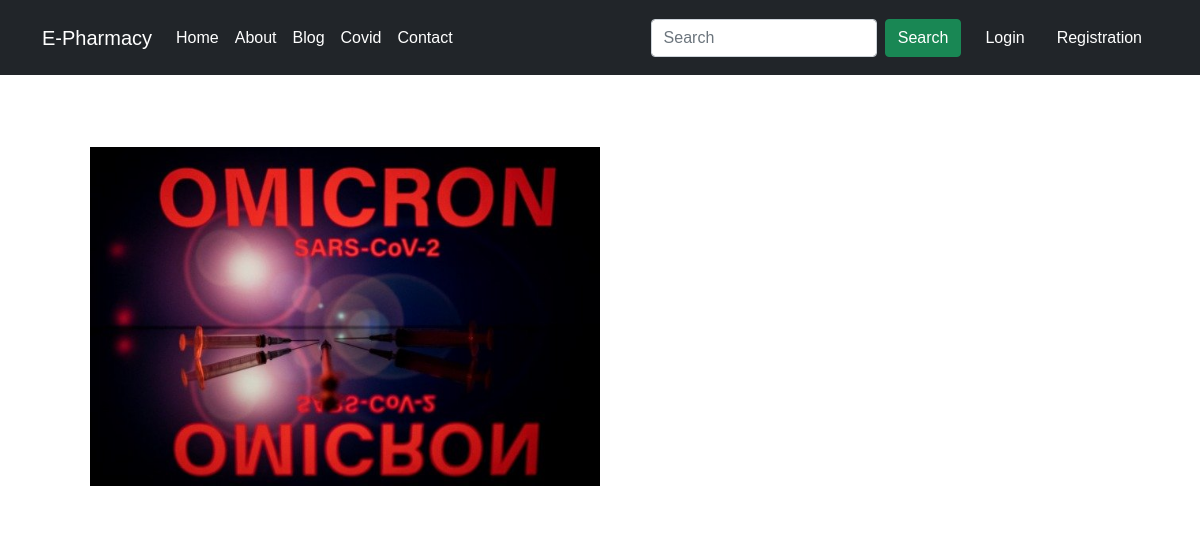
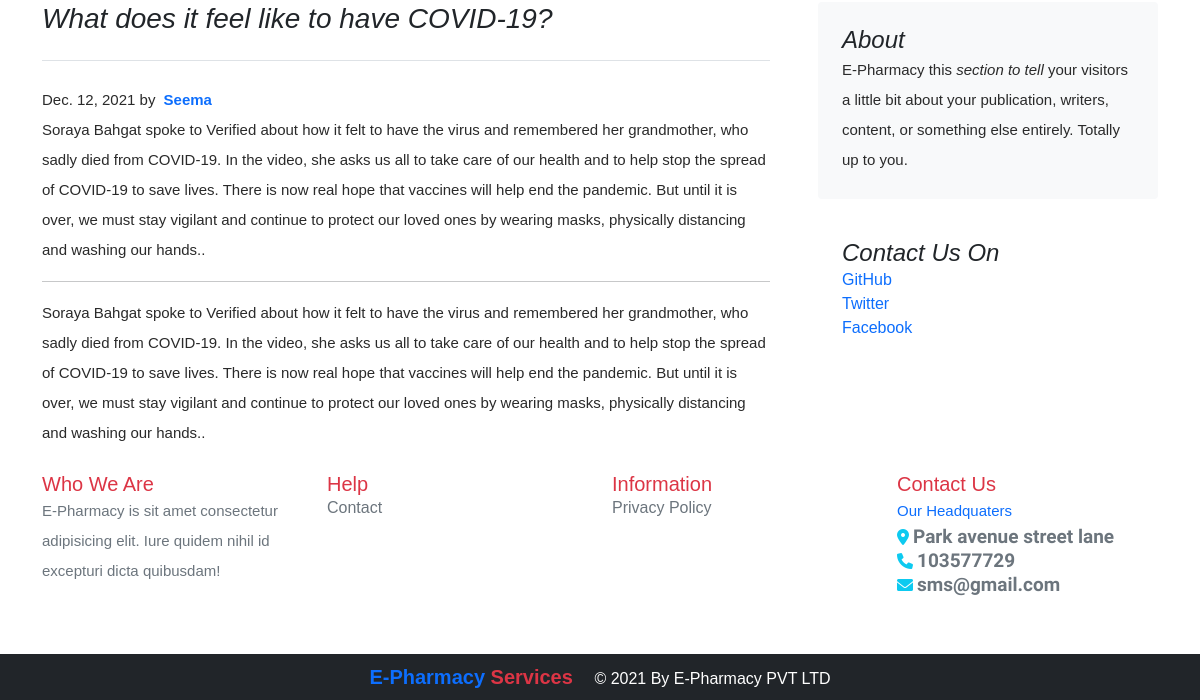
The app's page /blog/popularpost/1, older data (2 pictures, top to bottom).
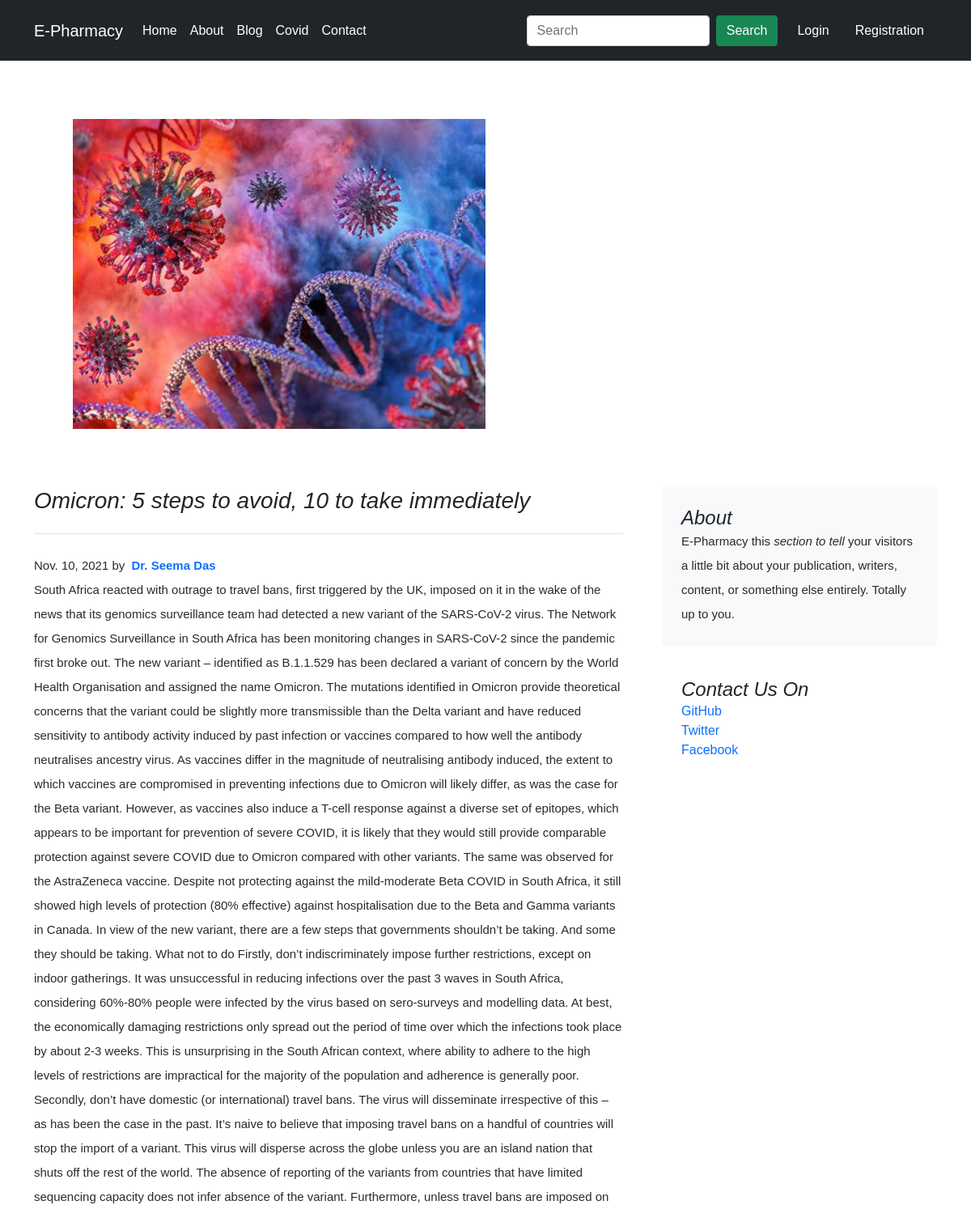
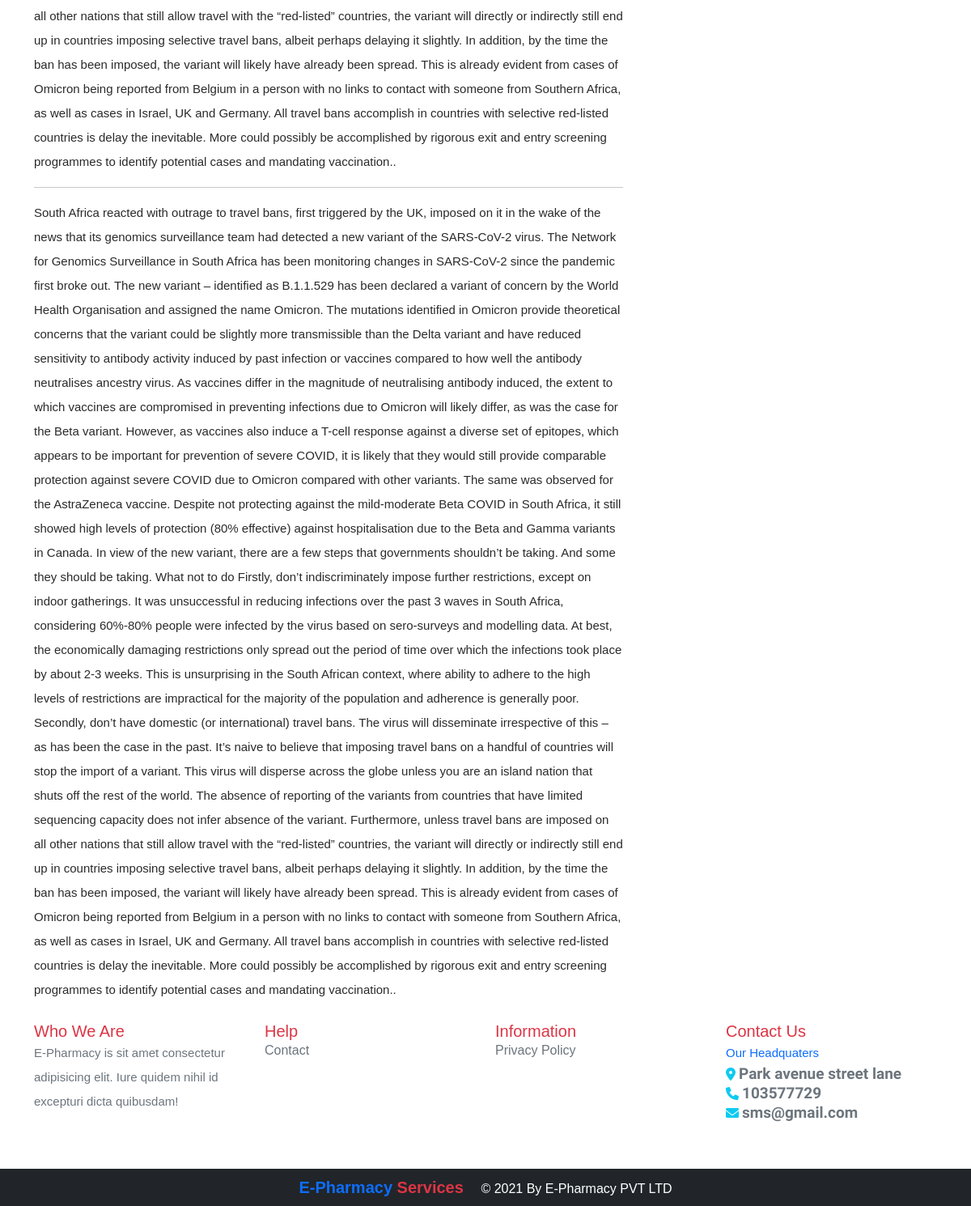
The same page, newer data (2 pictures, top to bottom).
### blog/models.py (models this page shows, shortened)
class Popularpost(models.Model):
    post_id = models.AutoField(primary_key=True)
    poptitle = models.CharField(max_length=500)
    popauthor = models.CharField(max_length=50)
    pophead = models.CharField(max_length=5000, default="")
    pub_date = models.DateField()
    popthumbnail = models.ImageField(upload_to="media/images", default="")

### blog/views.py (the view)
# urls.py: path("popularpost/<int:id>", views.popularpost, name="popularpost"),
def popularpost(request,id):
    popularpost = Popularpost.objects.filter(post_id = id)[0]
    return render(request, 'blog/popularpost.html',{'popularpost':popularpost})

### blog/templates/blog/popularpost.html (shortened to what this page needs)
{% extends 'medicine/base.html' %}
{% load static %}
{% block main_content %}
<div class="container mt-4">
    <div class="p-4 p-md-5 mb-4 text-white rounded">
        <div class="col-md-6 px-0">
          <img src="/media/{{popularpost.popthumbnail}}" class="img-fluid" alt="">
        </div>
      </div>
    <div class="row g-5">
        <div class="col-md-8">
          <h3 class="pb-4 mb-4 fst-italic border-bottom">
            {{popularpost.poptitle}}
          </h3>
          <article class="blog-post">
            <p class="blog-post-meta">{{popularpost.pub_date}} by <span class="text-primary fw-bolder m-1">{{popularpost.popauthor}}</span></p>
            <p>{{popularpost.pophead}}.</p>
            <hr>
            <p>{{popularpost.pophead}}.</p>
          </article>
        </div>
        <div class="col-md-4">
          <div class="position-sticky" style="top: 2rem;">
            <div class="p-4 mb-3 bg-light rounded">
              <h4 class="fst-italic">About</h4>
              <p class="mb-0">E-Pharmacy this <em>section to tell</em>  your visitors a little bit about your publication, writers, content, or something else entirely. Totally up to you.</p>
            </div>
            <div class="p-4">
              <h4 class="fst-italic">Contact Us On</h4>
              <ol class="list-unstyled">
                <li><a href="#">GitHub</a></li>
                <li><a href="#">Twitter</a></li>
                <li><a href="#">Facebook</a></li>
              </ol>
            </div>
          </div>
        </div>
      </div>
</div>
{% endblock main_content %}

Row changes from the older to the newer data that the page shows:
changed Popularpost: popthumbnail: a different picture; poptitle "What does it feel like to have COVID-19?" → "Omicron: 5 steps to avoid, 10 to take immediately"; pub_date "Dec. 12, 2021" → "Nov. 10, 2021"; popauthor "Seema" → "Dr. Seema Das"; pophead "Soraya Bahgat spoke to Verified about how it felt to have the virus and remembered her grandmother, who sadly died from COVID-19. In the video, she asks us all to take care of our health and to help stop the spread of COVID-19 to save lives. There is now real hope that vaccines will help end the pandemic. But until it is over, we must stay vigilant and continue to protect our loved ones by wearing masks, physically distancing and washing our hands." → "South Africa reacted with outrage to travel bans, first triggered by the UK, imposed on it in the wake of the news that its genomics surveillance team had detected a new variant of the SARS-CoV-2 virus. The Network for Genomics Surveillance in South Africa has been monitoring changes in SARS-CoV-2 since the pandemic first broke out. The new variant – identified as B.1.1.529 has been declared a variant of concern by the World Health Organisation and assigned the name Omicron. The mutations identified in Omicron provide theoretical concerns that the variant could be slightly more transmissible than the Delta variant and have reduced sensitivity to antibody activity induced by past infection…"
